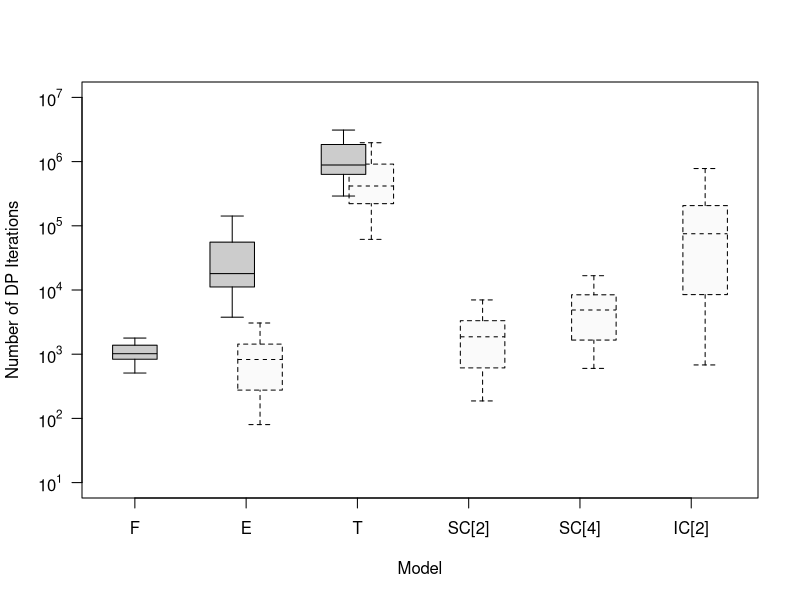

This chart was generated by the following R code:
#################
# R code for analyzing output and plot figures
# v2.0 (organized on 2013-11-11)
# for Figure A.1a (DP Complexity) in the paper
# published on https://github.com/tong-wang/NVLearning
#################

#NEED TO FIRST SET R WORKING DIRECTORY TO WHERE THE FILES ARE LOCATED!!!
setwd("~/Dropbox/Research/CensoredDemand/NVLearning.git/output/serial_benchmark")


#read the output files
data_F <- read.table("NVLearning_Full.serial.txt", header=TRUE)[c("c", "alpha", "beta", "Comp_F")]
data_E <- read.table("NVLearning_Event.serial.txt", header=TRUE)[c("c", "alpha", "beta", "Comp_E")]
data_Em <- read.table("NVLearning_Event_myopic.serial.txt", header=TRUE)[c("c", "alpha", "beta", "Comp_Em")]
data_T <- read.table("NVLearning_Timing.serial.txt", header=TRUE)[c("c", "alpha", "beta", "Comp_T")]
data_Tm <- read.table("NVLearning_Timing_myopic.serial.txt", header=TRUE)[c("c", "alpha", "beta", "Comp_Tm")]


#data_B2 <- read.table("NVLearning_CheckpointB_M2.txt", header=TRUE)[c("c", "alpha", "beta", "Comp_B2")]
data_B2m <- read.table("NVLearning_CheckpointB_myopic.M2.serial.txt", header=TRUE)[c("c", "alpha", "beta", "Comp_B2m")]
#data_B4 <- read.table("NVLearning_CheckpointB_M4.txt", header=TRUE)[c("c", "alpha", "beta", "Comp_B4")]
data_B4m <- read.table("NVLearning_CheckpointB_myopic.M4.serial.txt", header=TRUE)[c("c", "alpha", "beta", "Comp_B4m")]

#data_A2 <- read.table("NVLearning_CheckpointA_M2.txt", header=TRUE)[c("c", "alpha", "beta", "Comp_A2")]
data_A2m <- read.table("NVLearning_CheckpointA_myopic.M2.serial.txt", header=TRUE)[c("c", "alpha", "beta", "Comp_A2m")]
#data_A4 <- read.table("NVLearning_CheckpointA_M4.txt", header=TRUE)[c("c", "alpha", "beta", "Comp_A4")]
#data_A4m <- read.table("NVLearning_CheckpointA_myopic.M4.serial.txt", header=TRUE)[c("c", "alpha", "beta", "Comp_A4m")]


#merge into one data frame
data <- merge(data_F, data_Em, by=c("c", "alpha", "beta"))
data <- merge(data, data_E, by=c("c", "alpha", "beta"))
data <- merge(data, data_Tm, by=c("c", "alpha", "beta"))
data <- merge(data, data_T, by=c("c", "alpha", "beta"))
data <- merge(data, data_B2m, by=c("c", "alpha", "beta"))
#data <- merge(data, data_B2, by=c("c", "alpha", "beta"))
data <- merge(data, data_B4m, by=c("c", "alpha", "beta"))
#data <- merge(data, data_B4, by=c("c", "alpha", "beta"))
data <- merge(data, data_A2m, by=c("c", "alpha", "beta"))
#data <- merge(data, data_A2, by=c("c", "alpha", "beta"))
#data <- merge(data, data_A4m, by=c("c", "alpha", "beta"))
#data <- merge(data, data_A4, by=c("c", "alpha", "beta"))

colnames(data) <- c("c", "alpha", "beta", "F", "Em", "E",  "Tm", "T", "SC[2]m", "SC[4]m", "IC[2]m")

#reshape data
require("reshape2")
data.long <- melt(data=data, id.vars=c("c","alpha", "beta"), variable.name="Model", value.name="Comp")



pdf('Figure-Complexity.pdf', width = 8, height = 8)

    boxplot(log10(Comp) ~ Model, data=data.long, xlab="Model", ylab="Number of DP Iterations", 
        at=c(1, 3.25,2.75, 5.25,4.75, 7.25, 9.25, 11.25), #show.names=c(1,1,0,1,0,1,0,1),
        xaxt="n", yaxt="n", ylim=c(1,7),
        boxlty=c(1, 2,1, 2,1, 2, 2, 2), boxfill=c("grey80", "grey98","grey80", "grey98","grey80", "grey98", "grey98", "grey98"), 
        medlty=c(1, 2,1, 2,1, 2, 2, 2), medlwd=c(1, 1,1, 1,1, 1, 1, 1),#medcol=c("grey40", "grey40", "grey70","grey40", "grey70","grey40", "grey70","grey40", "grey70","grey40"), 
        whisklty=c(1, 2,1, 2,1, 2, 2, 2), staplelty=c(1, 2,1, 2,1, 2, 2, 2) )
    
    axis(side=1, at=c(1, 3, 5, 7, 9, 11), labels=c("F","E","T","SC[2]","SC[4]", "IC[2]"))
    axis(side=2, at=seq(1, 7, 1), labels=parse(text=paste("10^", seq(1, 7, 1), sep="")), las=1)

dev.off()


